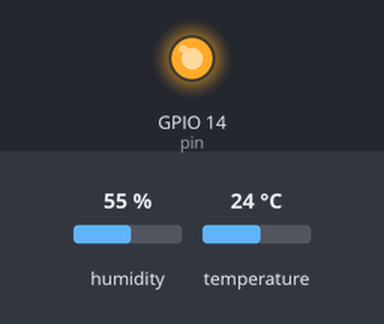
This program was run on a simulated ESP32 board running MicroPython. Parts: output pins drawn as LEDs (lit = HIGH). Inputs (shaded band) come from the test bench; at power-on: humidity 55 %, temperature 24 °C. What the program prints to the serial console is not drawn.

Above: at 0.1 s.
Timing chart, 0 to 6.6 s (numbered marks = the images above):
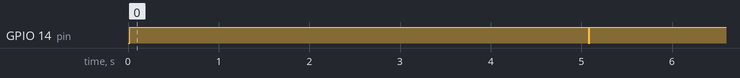

The program:

dht11_simple.py
```python
from machine import Pin
import time

def read_dht11():
    """读取DHT11温湿度数据"""
    pin = Pin(14)

    # 发送启动信号
    pin.init(Pin.OUT)
    pin.value(0)
    time.sleep_ms(20)
    pin.value(1)

    # 切换到输入模式并记录信号
    pin.init(Pin.IN, Pin.PULL_UP)

    changes = []
    last_value = 1
    last_time = time.ticks_us()

    start_time = time.ticks_us()
    while time.ticks_diff(time.ticks_us(), start_time) < 50000:
        current_value = pin.value()
        if current_value != last_value:
            current_time = time.ticks_us()
            duration = time.ticks_diff(current_time, last_time)
            changes.append((last_value, duration))
            last_value = current_value
            last_time = current_time
        time.sleep_us(1)

    # 解析数据
    if len(changes) < 10:
        return None, None

    bits = []
    for i in range(2, len(changes), 2):
        if i + 1 < len(changes):
            high_duration = changes[i][1]
            bit = 1 if high_duration > 50 else 0
            bits.append(bit)
            if len(bits) >= 40:
                break

    if len(bits) < 40:
        return None, None

    # 转换为字节数据
    data = bytearray(5)
    for i in range(5):
        for j in range(8):
            data[i] = (data[i] << 1) | bits[i*8 + j]

    # 校验和检查
    checksum = (data[0] + data[1] + data[2] + data[3]) & 0xFF
    if checksum != data[4]:
        return None, None

    # 返回温度和湿度
    temperature = data[2]
    humidity = data[0]

    if 0 <= humidity <= 95 and 0 <= temperature <= 50:
        return temperature, humidity
    else:
        return None, None

# 主程序
if __name__ == "__main__":
    print("DHT11温湿度传感器")
    print("-" * 30)

    while True:
        temp, hum = read_dht11()

        if temp is not None and hum is not None:
            print(f"温度: {temp}°C, 湿度: {hum}%")
        else:
            print("读取失败")

        time.sleep(5)
```

Measured:
- by itself, GPIO 14 (pin): LOW → HIGH at 0.02 s, → LOW 5.1 s later, → HIGH 0.02 s later
